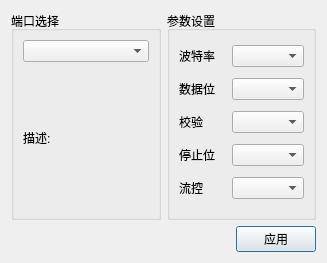
<?xml version="1.0" encoding="UTF-8"?>
<ui version="4.0">
 <class>SettingsDialog</class>
 <widget class="QDialog" name="SettingsDialog">
  <property name="geometry">
   <rect>
    <x>0</x>
    <y>0</y>
    <width>327</width>
    <height>263</height>
   </rect>
  </property>
  <property name="windowTitle">
   <string>设置</string>
  </property>
  <layout class="QGridLayout" name="gridLayout_3">
   <item row="1" column="0" colspan="2">
    <layout class="QHBoxLayout" name="horizontalLayout">
     <item>
      <spacer name="horizontalSpacer">
       <property name="orientation">
        <enum>Qt::Horizontal</enum>
       </property>
       <property name="sizeHint" stdset="0">
        <size>
         <width>96</width>
         <height>20</height>
        </size>
       </property>
      </spacer>
     </item>
     <item>
      <widget class="QPushButton" name="applyButton">
       <property name="text">
        <string>应用</string>
       </property>
      </widget>
     </item>
    </layout>
   </item>
   <item row="0" column="0">
    <widget class="QGroupBox" name="selectBox">
     <property name="title">
      <string>端口选择</string>
     </property>
     <layout class="QGridLayout" name="gridLayout">
      <item row="0" column="0">
       <widget class="QComboBox" name="serialPortInfoListBox"/>
      </item>
      <item row="1" column="0">
       <widget class="QLabel" name="descriptionLabel">
        <property name="text">
         <string>描述:</string>
        </property>
       </widget>
      </item>
     </layout>
    </widget>
   </item>
   <item row="0" column="1">
    <widget class="QGroupBox" name="parametersBox">
     <property name="title">
      <string>参数设置</string>
     </property>
     <layout class="QGridLayout" name="gridLayout_2">
      <item row="0" column="0">
       <widget class="QLabel" name="baudRateLabel">
        <property name="text">
         <string>波特率</string>
        </property>
       </widget>
      </item>
      <item row="0" column="1">
       <widget class="QComboBox" name="baudRateBox"/>
      </item>
      <item row="1" column="0">
       <widget class="QLabel" name="dataBitsLabel">
        <property name="text">
         <string>数据位</string>
        </property>
       </widget>
      </item>
      <item row="1" column="1">
       <widget class="QComboBox" name="dataBitsBox"/>
      </item>
      <item row="2" column="0">
       <widget class="QLabel" name="parityLabel">
        <property name="text">
         <string>校验</string>
        </property>
       </widget>
      </item>
      <item row="2" column="1">
       <widget class="QComboBox" name="parityBox"/>
      </item>
      <item row="3" column="0">
       <widget class="QLabel" name="stopBitsLabel">
        <property name="text">
         <string>停止位</string>
        </property>
       </widget>
      </item>
      <item row="3" column="1">
       <widget class="QComboBox" name="stopBitsBox"/>
      </item>
      <item row="4" column="0">
       <widget class="QLabel" name="flowControlLabel">
        <property name="text">
         <string>流控</string>
        </property>
       </widget>
      </item>
      <item row="4" column="1">
       <widget class="QComboBox" name="flowControlBox"/>
      </item>
     </layout>
    </widget>
   </item>
  </layout>
 </widget>
 <resources/>
 <connections/>
</ui>
